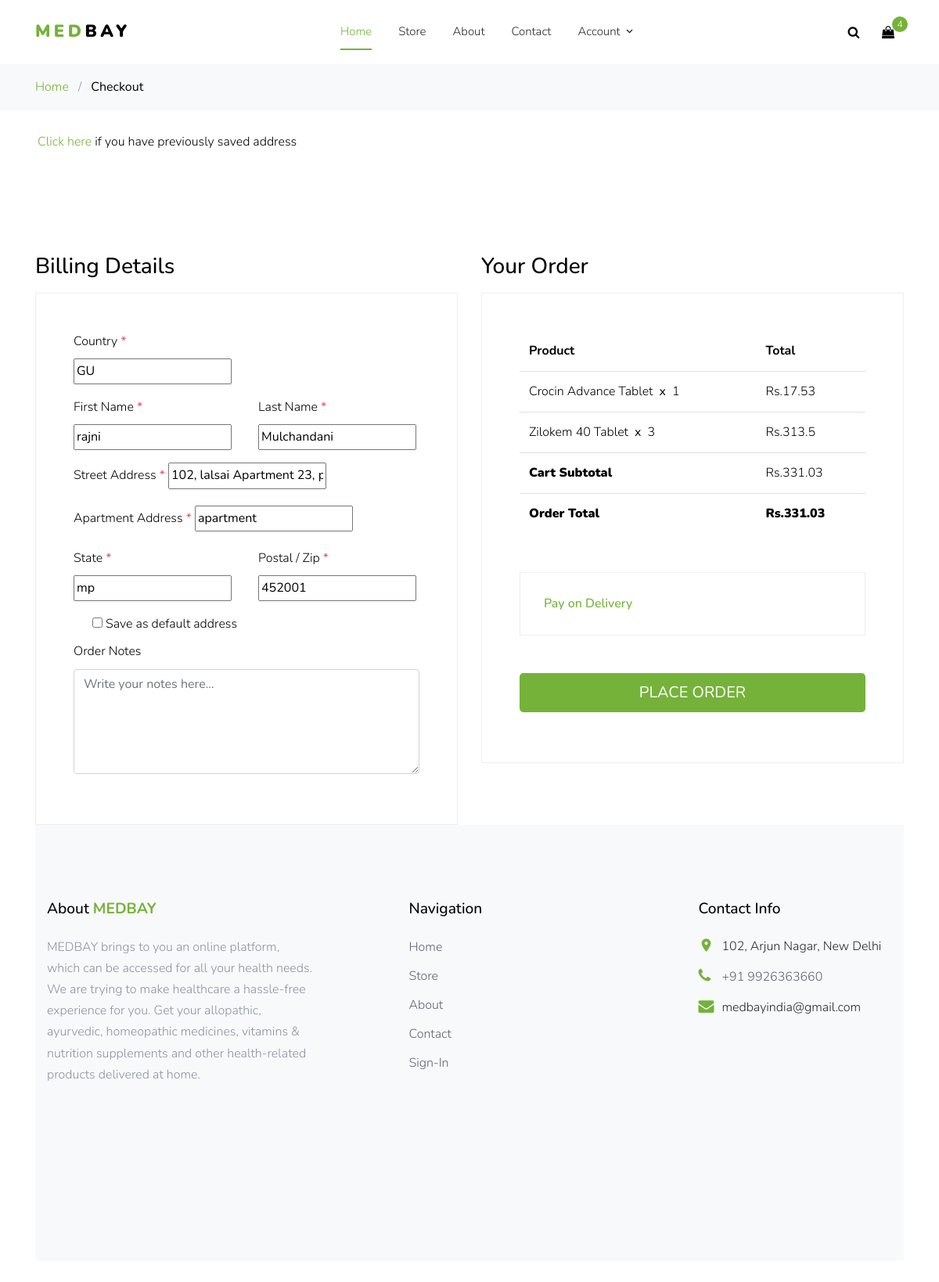
The app's page /use_default_address/1, older data.
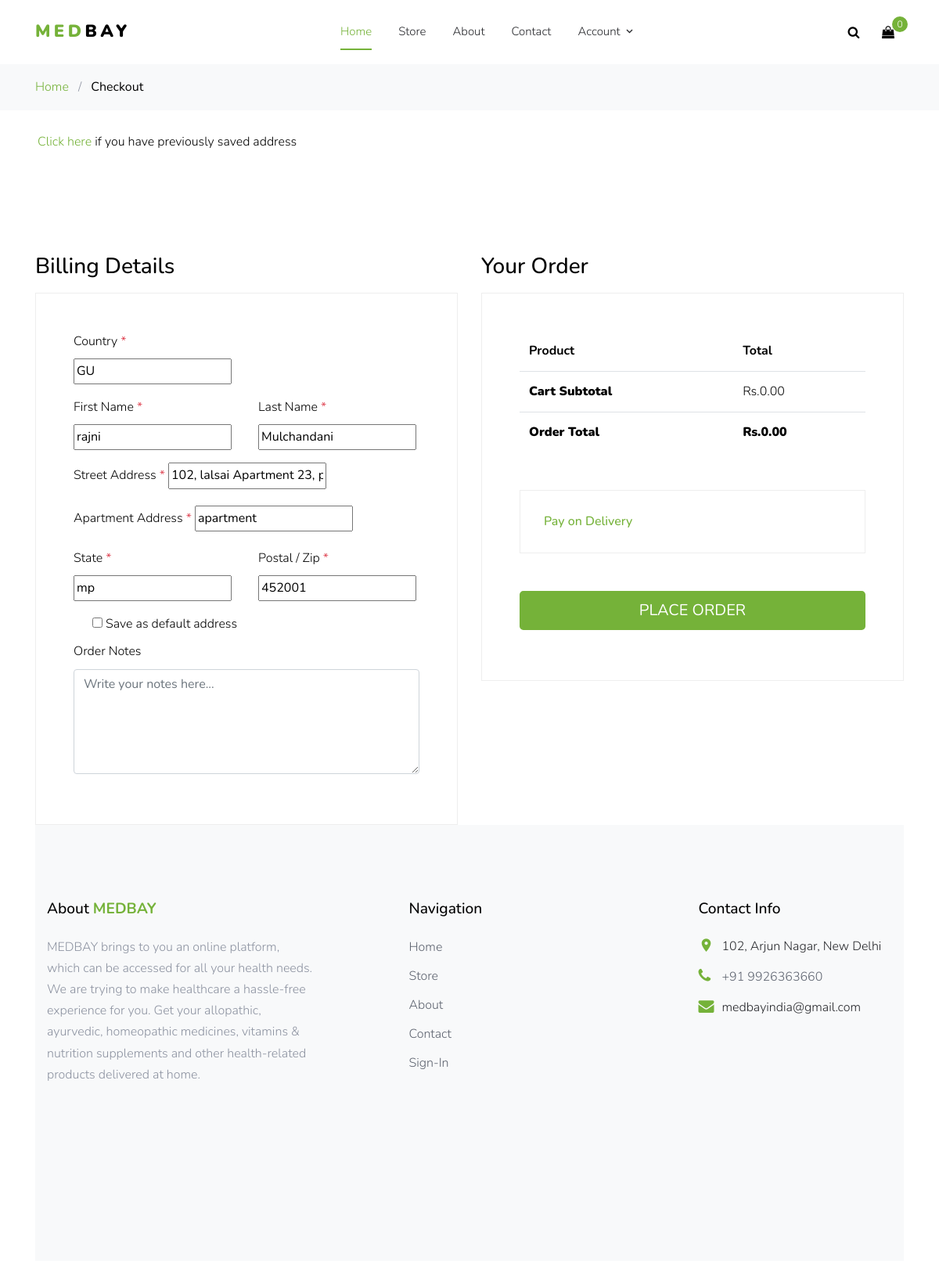
The same page, newer data.
### website/models.py (models this page shows, shortened)
class Order(models.Model):
    customer = models.ForeignKey(Customer, on_delete=models.SET_NULL, blank=True, null=True)
    date_order = models.DateTimeField(auto_now_add=True)
    product = models.ForeignKey(Product, on_delete=models.SET_NULL, null=True)
    complete = models.BooleanField(default=False, null=True, blank=False)
    @property
    def get_cart_total(self):
        orderitems = OrderItem.objects.filter(order_id=self.id)
        total = sum([item.get_total for item in orderitems])
        return total
    @property
    def get_cart_items(self):
        orderitems = OrderItem.objects.filter(order_id=self.id)
        total = sum([item.quantity for item in orderitems])
        return total

class OrderItem(models.Model):
    customer = models.ForeignKey(Customer, on_delete=models.SET_NULL, blank=True, null=True)
    product = models.ForeignKey(Product, on_delete=models.SET_NULL, blank=True, null=True)
    order = models.ForeignKey(Order, on_delete=models.SET_NULL, blank=True, null=True)
    quantity = models.IntegerField(default=1, null=True, blank=True)
    date_order = models.DateTimeField(auto_now_add=True)
    @property
    def get_total(self):
        total = self.product.price * self.quantity
        return total

class Product(models.Model):
    id = models.AutoField(primary_key=True, null=False)
    slug = models.SlugField(max_length=200, db_index=True ,null = True)
    name = models.CharField(max_length=200, null=True)
    detail = models.TextField(max_length=1000, null=True, blank=True)
    mg = models.FloatField(null=True, blank=True)
    price = models.FloatField()
    category = models.ForeignKey(Category, on_delete=models.CASCADE, null=True)
    image = models.ImageField(null=True, blank=True)
    manufacturer_slug = models.SlugField(max_length=200, db_index=True ,null = True)
    manufacturer = models.ForeignKey(Manufacturer, on_delete=models.CASCADE, null=True, blank=True)
    storage = models.FloatField(null=True, blank=True)
    uses = models.TextField(max_length=1000, null=True, blank=True)
    side_effect = models.TextField(max_length=1000, null=True, blank=True)
    benifits = models.TextField(max_length=1000, null=True, blank=True)

### website/views.py (the view)
# urls.py: path('use_default_address/<int:id>', views.use_default_address,name='use_default_address'),
def use_default_address(request, id):
    customer = Customer.objects.get(user__id=id)
    order, created = Order.objects.get_or_create(customer=customer, complete=False)
    items = order.orderitem_set.all()
    address = ShippingAddress.objects.filter(customer=customer, save_info=True).last()
    form = AddressForm(
     initial = {
            'address1':address.address1,
            'address2':address.address2,
            'country': address.country,
            'zipcode':address.zipcode,
            'state':address.state,
            'fname':address.fname,
            'lname':address.lname,
        }        )
    return render(request, 'checkout.html', {'items':items, 'order':order,'form':form, 'user':request.user})

### website/forms.py (shortened to what this page needs)
class AddressForm(forms.Form):
    address1 = forms.CharField(required=True)
    address2 = forms.CharField(required=True)
    country = CountryField().formfield(widget=CountrySelectWidget(attrs={"class":"form-control"}))
    state = forms.CharField(required=True)
    fname = forms.CharField(required=True)
    lname = forms.CharField(required=True)
    zipcode = forms.CharField(required=True)
    save_info = forms.BooleanField(required=False)
    class Meta:
        model = website_models.ShippingAddress
        fields = ('address1','address2','country',"state", "fname", "lname", "zipcode")

### website/templates/checkout.html (shortened to what the changed rows need)
{% extends 'base.html' %}
{% load static %}
{% block content %}
    <form action="/checkout/" method="POST">
    <div class="site-section">
      <div class="container">
        <div class="row">
          <div class="col-md-6 mb-5 mb-md-0">
            <h2 class="h3 mb-3 text-black">Billing Details</h2>
          </div>
          <div class="col-md-6">
            <div class="row mb-5">
              <div class="col-md-12">
                <h2 class="h3 mb-3 text-black">Your Order</h2>
                <div class="p-3 p-lg-5 border">
                  <table class="table site-block-order-table mb-5">
                    <thead>
                      <th>Product</th>
                      <th>Total</th>
                    </thead>
                    <tbody>
                      {% for item in items %}
                      <tr>
                        <td>{{item.product.name}}<strong class="mx-2">x</strong>{{item.quantity}}</td>
                        <td>Rs.{{item.get_total}}</td>
                      </tr>
                      {% endfor %}
                      <tr>
                        <td class="text-black font-weight-bold"><strong>Cart Subtotal</strong></td>
                        <td class="text-black">Rs.{{order.get_cart_total|floatformat:2}}</td>
                      </tr>
                      <tr>
                        <td class="text-black font-weight-bold"><strong>Rs.{{order.get_cart_total|floatformat:2}}</strong></td>
                      </tr>
                    </tbody>
                  </table>
                </div>
              </div>
            </div>
          </div>
        </div>
        </form>
    {% endblock %}

### website/templates/base.html (shortened to what the changed rows need)
{% load static %}
<!DOCTYPE html>
<html lang="en">
<head>
  <link rel="stylesheet" href="{% static 'website/fonts/icomoon/style.css' %}">
  <link rel="stylesheet" href="{% static 'website/css/bootstrap.min.css' %}">
  <link rel="stylesheet" href="{% static 'website/fonts/flaticon/font/flaticon.css' %}">
  <link rel="stylesheet" href="{% static 'website/css/magnific-popup.css' %}">
  <link rel="stylesheet" href="{% static 'website/css/jquery-ui.css' %}">
  <link rel="stylesheet" href="{% static 'website/css/owl.carousel.min.css' %}">
  <link rel="stylesheet" href="{% static 'website/css/owl.theme.default.min.css' %}">
  <link rel="stylesheet" href="{% static 'website/css/aos.css' %}">
  <link rel="stylesheet" href="{% static 'website/css/style1.css' %}">
</head>
<body>
  <div class="site-wrap">
    <div class="site-navbar py-2">
      <div class="container">
        <div class="d-flex align-items-center justify-content-between">
          <div class="icons">
            <a href="{% url 'cart' %}" class="icons-btn d-inline-block bag">
              <span class="icon-shopping-bag"></span>
              <span class="number">{{order.get_cart_items}}</span>
            </a>
          </div>
        </div>
      </div>
    </div>
{% block content %}
{% endblock %}
</div>
</body>
</html>

Row changes from the older to the newer data that the page shows:
removed Order: get_cart_items "4", get_cart_total "331.03"
removed OrderItem: product.name "Crocin Advance Tablet", quantity "1", get_total "17.53"
removed OrderItem: product.name "Zilokem 40 Tablet", quantity "3", get_total "313.5"
added Order: get_cart_items "0", get_cart_total "0.00"
